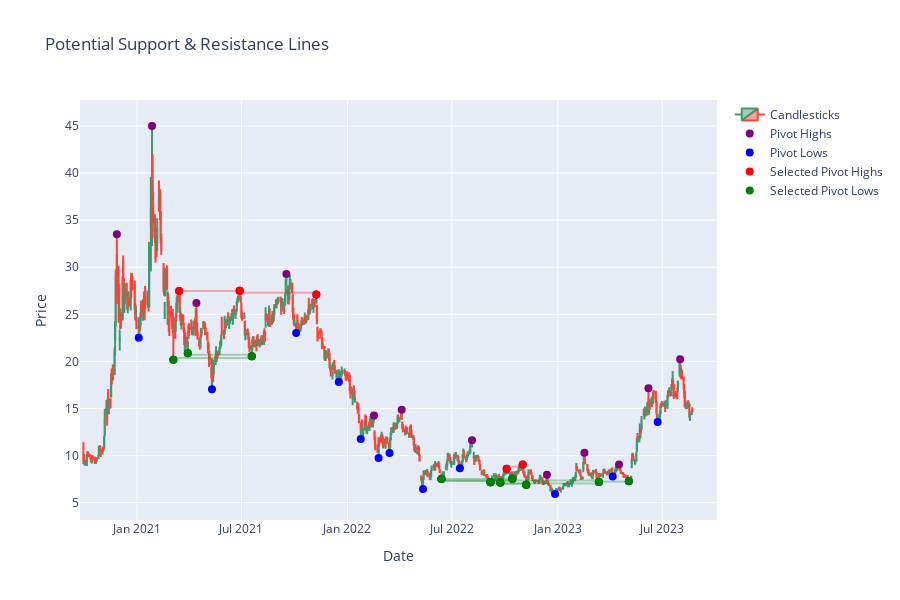

The notebook cell this image was saved under:
### Code cell
plot_sr(pltr, 10, 10, 0.5, 150)

### Figure 1 — Plotly figure (JSON) as saved in the notebook; plotly's stock layout.template omitted (floating-point values rounded to 4 significant figures; data arrays with more than 128 entries replaced by an {"elided": "..."} marker saying what was removed)
{"data": [{"close": {"elided": "728 float values"}, "high": {"elided": "728 float values"}, "low": {"elided": "728 float values"}, "name": "Candlesticks", "open": {"elided": "728 float values"}, "type": "candlestick", "x": {"elided": "728 str values"}}, {"marker": {"color": "purple", "size": 8}, "mode": "markers", "name": "Pivot Highs", "type": "scatter", "x": ["2020-11-27T00:00:00-05:00", "2021-01-27T00:00:00-05:00", "2021-03-15T00:00:00-04:00", "2021-04-14T00:00:00-04:00", "2021-06-28T00:00:00-04:00", "2021-09-17T00:00:00-04:00", "2021-11-08T00:00:00-05:00", "2022-02-16T00:00:00-05:00", "2022-04-05T00:00:00-04:00", "2022-08-05T00:00:00-04:00", "2022-10-04T00:00:00-04:00", "2022-11-01T00:00:00-04:00", "2022-12-13T00:00:00-05:00", "2023-02-16T00:00:00-05:00", "2023-04-17T00:00:00-04:00", "2023-06-07T00:00:00-04:00", "2023-08-01T00:00:00-04:00"], "y": [33.5, 45, 27.47, 26.2, 27.5, 29.29, 27.11, 14.26, 14.86, 11.62, 8.61, 9.06, 7.97, 10.31, 9.04, 17.16, 20.24]}, {"marker": {"color": "blue", "size": 8}, "mode": "markers", "name": "Pivot Lows", "type": "scatter", "x": ["2021-01-04T00:00:00-05:00", "2021-03-05T00:00:00-05:00", "2021-03-30T00:00:00-04:00", "2021-05-11T00:00:00-04:00", "2021-07-19T00:00:00-04:00", "2021-10-04T00:00:00-04:00", "2021-12-17T00:00:00-05:00", "2022-01-24T00:00:00-05:00", "2022-02-24T00:00:00-05:00", "2022-03-15T00:00:00-04:00", "2022-05-12T00:00:00-04:00", "2022-06-13T00:00:00-04:00", "2022-07-15T00:00:00-04:00", "2022-09-06T00:00:00-04:00", "2022-09-23T00:00:00-04:00", "2022-10-14T00:00:00-04:00", "2022-11-07T00:00:00-05:00", "2022-12-27T00:00:00-05:00", "2023-03-13T00:00:00-04:00", "2023-04-06T00:00:00-04:00", "2023-05-04T00:00:00-04:00", "2023-06-23T00:00:00-04:00"], "y": [22.5, 20.18, 20.86, 17.06, 20.55, 23.02, 17.81, 11.75, 9.74, 10.27, 6.44, 7.5, 8.65, 7.17, 7.13, 7.53, 6.89, 5.92, 7.19, 7.79, 7.28, 13.56]}, {"marker": {"color": "red", "size": 8}, "mode": "markers", "name": "Selected Pivot Highs", "type": "scatter", "x": ["2021-03-15T00:00:00-04:00", "2021-06-28T00:00:00-04:00", "2022-10-04T00:00:00-04:00"], "y": [27.47, 27.5, 8.61]}, {"marker": {"color": "red", "size": 8}, "mode": "markers", "showlegend": false, "type": "scatter", "x": ["2021-06-28T00:00:00-04:00", "2021-11-08T00:00:00-05:00", "2022-11-01T00:00:00-04:00"], "y": [27.5, 27.11, 9.06]}, {"marker": {"color": "green", "size": 8}, "mode": "markers", "name": "Selected Pivot Lows", "type": "scatter", "x": ["2021-03-05T00:00:00-05:00", "2021-03-30T00:00:00-04:00", "2022-06-13T00:00:00-04:00", "2022-06-13T00:00:00-04:00", "2022-06-13T00:00:00-04:00", "2022-09-06T00:00:00-04:00", "2022-09-06T00:00:00-04:00", "2022-09-06T00:00:00-04:00", "2022-09-23T00:00:00-04:00", "2022-09-23T00:00:00-04:00", "2022-10-14T00:00:00-04:00", "2022-11-07T00:00:00-05:00", "2023-03-13T00:00:00-04:00"], "y": [20.18, 20.86, 7.5, 7.5, 7.5, 7.17, 7.17, 7.17, 7.13, 7.13, 7.53, 6.89, 7.19]}, {"marker": {"color": "green", "size": 8}, "mode": "markers", "showlegend": false, "type": "scatter", "x": ["2021-07-19T00:00:00-04:00", "2021-07-19T00:00:00-04:00", "2022-09-06T00:00:00-04:00", "2022-09-23T00:00:00-04:00", "2022-10-14T00:00:00-04:00", "2022-09-23T00:00:00-04:00", "2022-10-14T00:00:00-04:00", "2022-11-07T00:00:00-05:00", "2022-10-14T00:00:00-04:00", "2022-11-07T00:00:00-05:00", "2023-03-13T00:00:00-04:00", "2023-03-13T00:00:00-04:00", "2023-05-04T00:00:00-04:00"], "y": [20.55, 20.55, 7.17, 7.13, 7.53, 7.13, 7.53, 6.89, 7.53, 6.89, 7.19, 7.19, 7.28]}], "layout": {"height": 600, "shapes": [{"line": {"color": "rgba(255, 0, 0, 0.3)", "dash": "solid"}, "name": "Potential Resistance", "type": "line", "x0": "2021-03-15T00:00:00-04:00", "x1": "2021-06-28T00:00:00-04:00", "xref": "x", "y0": 27.48, "y1": 27.48, "yref": "y"}, {"line": {"color": "rgba(255, 0, 0, 0.3)", "dash": "solid"}, "name": "Potential Resistance", "type": "line", "x0": "2021-06-28T00:00:00-04:00", "x1": "2021-11-08T00:00:00-05:00", "xref": "x", "y0": 27.31, "y1": 27.31, "yref": "y"}, {"line": {"color": "rgba(255, 0, 0, 0.3)", "dash": "solid"}, "name": "Potential Resistance", "type": "line", "x0": "2022-10-04T00:00:00-04:00", "x1": "2022-11-01T00:00:00-04:00", "xref": "x", "y0": 8.835, "y1": 8.835, "yref": "y"}, {"line": {"color": "rgba(0, 128, 0, 0.3)", "dash": "solid"}, "name": "Potential Support", "type": "line", "x0": "2021-03-05T00:00:00-05:00", "x1": "2021-07-19T00:00:00-04:00", "xref": "x", "y0": 20.36, "y1": 20.36, "yref": "y"}, {"line": {"color": "rgba(0, 128, 0, 0.3)", "dash": "solid"}, "name": "Potential Support", "type": "line", "x0": "2021-03-30T00:00:00-04:00", "x1": "2021-07-19T00:00:00-04:00", "xref": "x", "y0": 20.7, "y1": 20.7, "yref": "y"}, {"line": {"color": "rgba(0, 128, 0, 0.3)", "dash": "solid"}, "name": "Potential Support", "type": "line", "x0": "2022-06-13T00:00:00-04:00", "x1": "2022-09-06T00:00:00-04:00", "xref": "x", "y0": 7.335, "y1": 7.335, "yref": "y"}, {"line": {"color": "rgba(0, 128, 0, 0.3)", "dash": "solid"}, "name": "Potential Support", "type": "line", "x0": "2022-06-13T00:00:00-04:00", "x1": "2022-09-23T00:00:00-04:00", "xref": "x", "y0": 7.315, "y1": 7.315, "yref": "y"}, {"line": {"color": "rgba(0, 128, 0, 0.3)", "dash": "solid"}, "name": "Potential Support", "type": "line", "x0": "2022-06-13T00:00:00-04:00", "x1": "2022-10-14T00:00:00-04:00", "xref": "x", "y0": 7.515, "y1": 7.515, "yref": "y"}, {"line": {"color": "rgba(0, 128, 0, 0.3)", "dash": "solid"}, "name": "Potential Support", "type": "line", "x0": "2022-09-06T00:00:00-04:00", "x1": "2022-09-23T00:00:00-04:00", "xref": "x", "y0": 7.15, "y1": 7.15, "yref": "y"}, {"line": {"color": "rgba(0, 128, 0, 0.3)", "dash": "solid"}, "name": "Potential Support", "type": "line", "x0": "2022-09-06T00:00:00-04:00", "x1": "2022-10-14T00:00:00-04:00", "xref": "x", "y0": 7.35, "y1": 7.35, "yref": "y"}, {"line": {"color": "rgba(0, 128, 0, 0.3)", "dash": "solid"}, "name": "Potential Support", "type": "line", "x0": "2022-09-06T00:00:00-04:00", "x1": "2022-11-07T00:00:00-05:00", "xref": "x", "y0": 7.03, "y1": 7.03, "yref": "y"}, {"line": {"color": "rgba(0, 128, 0, 0.3)", "dash": "solid"}, "name": "Potential Support", "type": "line", "x0": "2022-09-23T00:00:00-04:00", "x1": "2022-10-14T00:00:00-04:00", "xref": "x", "y0": 7.33, "y1": 7.33, "yref": "y"}, {"line": {"color": "rgba(0, 128, 0, 0.3)", "dash": "solid"}, "name": "Potential Support", "type": "line", "x0": "2022-09-23T00:00:00-04:00", "x1": "2022-11-07T00:00:00-05:00", "xref": "x", "y0": 7.01, "y1": 7.01, "yref": "y"}, {"line": {"color": "rgba(0, 128, 0, 0.3)", "dash": "solid"}, "name": "Potential Support", "type": "line", "x0": "2022-10-14T00:00:00-04:00", "x1": "2023-03-13T00:00:00-04:00", "xref": "x", "y0": 7.36, "y1": 7.36, "yref": "y"}, {"line": {"color": "rgba(0, 128, 0, 0.3)", "dash": "solid"}, "name": "Potential Support", "type": "line", "x0": "2022-11-07T00:00:00-05:00", "x1": "2023-03-13T00:00:00-04:00", "xref": "x", "y0": 7.04, "y1": 7.04, "yref": "y"}, {"line": {"color": "rgba(0, 128, 0, 0.3)", "dash": "solid"}, "name": "Potential Support", "type": "line", "x0": "2023-03-13T00:00:00-04:00", "x1": "2023-05-04T00:00:00-04:00", "xref": "x", "y0": 7.235, "y1": 7.235, "yref": "y"}], "title": {"text": "Potential Support & Resistance Lines"}, "xaxis": {"rangeslider": {"visible": false}, "title": {"text": "Date"}}, "yaxis": {"title": {"text": "Price"}}}}
